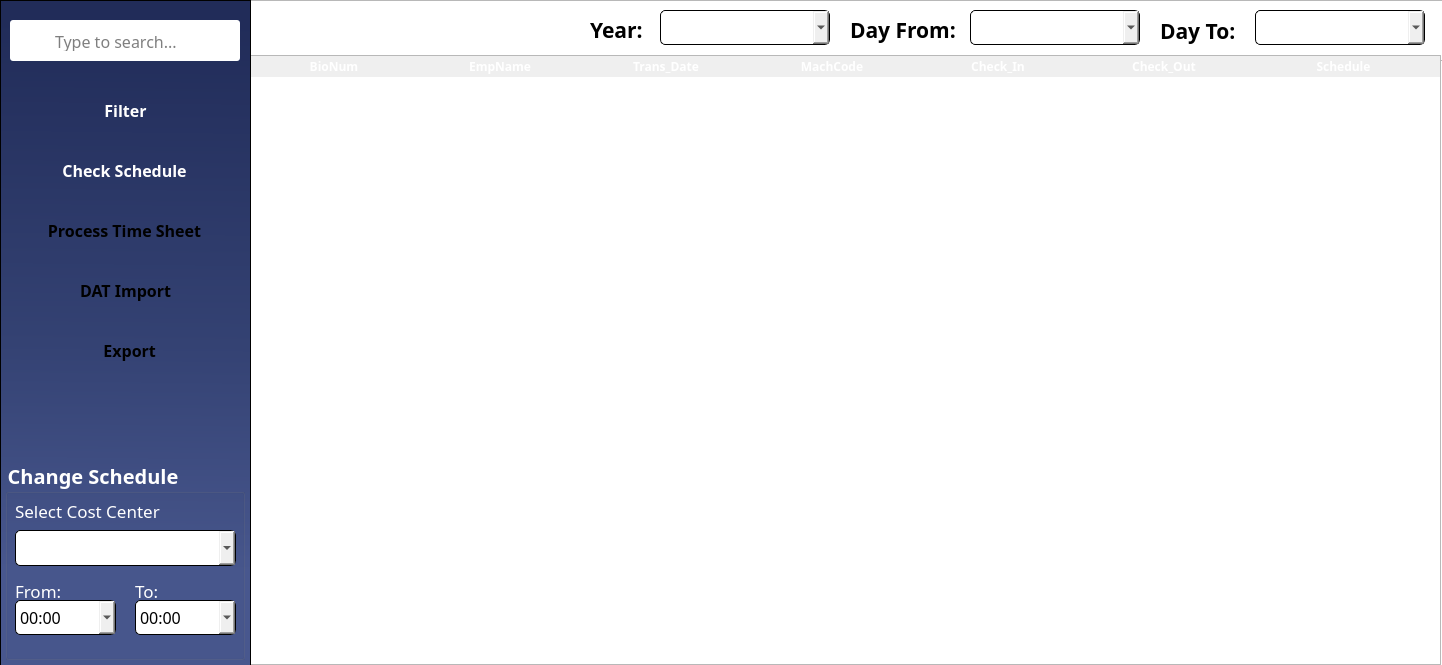
<?xml version="1.0" encoding="UTF-8"?>
<ui version="4.0">
 <class>Dialog</class>
 <widget class="QDialog" name="Dialog">
  <property name="geometry">
   <rect>
    <x>0</x>
    <y>0</y>
    <width>1442</width>
    <height>665</height>
   </rect>
  </property>
  <property name="windowTitle">
   <string>Timecard</string>
  </property>
  <property name="styleSheet">
   <string notr="true">#Dialog{
	background-color: white;
}

#btnCheckSched, #btnFilter, #btnCostCenter {
	background-color: &quot;#546aba&quot;;
	color: white;
	border-radius: 5px;
}

#btnTimeSheet, #importBTN, #btnExport{
border-radius: 5px;
background-color: &quot;#30d977&quot;;
}</string>
  </property>
  <widget class="QTableWidget" name="TimeListTable">
   <property name="geometry">
    <rect>
     <x>250</x>
     <y>55</y>
     <width>1191</width>
     <height>610</height>
    </rect>
   </property>
   <property name="sizePolicy">
    <sizepolicy hsizetype="Fixed" vsizetype="Fixed">
     <horstretch>0</horstretch>
     <verstretch>0</verstretch>
    </sizepolicy>
   </property>
   <property name="font">
    <font>
     <family>Poppins SemiBold</family>
     <pointsize>12</pointsize>
     <weight>75</weight>
     <bold>true</bold>
    </font>
   </property>
   <property name="focusPolicy">
    <enum>Qt::ClickFocus</enum>
   </property>
   <property name="contextMenuPolicy">
    <enum>Qt::DefaultContextMenu</enum>
   </property>
   <property name="styleSheet">
    <string notr="true">/* Header Design */

QHeaderView::section {
	font-family: Poppins;
	font-weight: bold;
	font-size: 12px;
	color: white;
	background-color: &quot;#344273&quot;;
	border: none;
}

/* Style for the selected row */
QTableView::item:selected:active {
	 selection-background-color: &quot;#9DADDF&quot;;
}

/* Style for the alternate row */
QTableWidget {
	alternate-background-color: &quot;#DDDDDD&quot;;
}</string>
   </property>
   <property name="horizontalScrollBarPolicy">
    <enum>Qt::ScrollBarAlwaysOff</enum>
   </property>
   <property name="sizeAdjustPolicy">
    <enum>QAbstractScrollArea::AdjustIgnored</enum>
   </property>
   <property name="editTriggers">
    <set>QAbstractItemView::NoEditTriggers</set>
   </property>
   <property name="tabKeyNavigation">
    <bool>false</bool>
   </property>
   <property name="showDropIndicator" stdset="0">
    <bool>false</bool>
   </property>
   <property name="dragDropOverwriteMode">
    <bool>false</bool>
   </property>
   <property name="alternatingRowColors">
    <bool>true</bool>
   </property>
   <property name="selectionMode">
    <enum>QAbstractItemView::SingleSelection</enum>
   </property>
   <property name="selectionBehavior">
    <enum>QAbstractItemView::SelectRows</enum>
   </property>
   <property name="textElideMode">
    <enum>Qt::ElideRight</enum>
   </property>
   <property name="showGrid">
    <bool>false</bool>
   </property>
   <property name="gridStyle">
    <enum>Qt::SolidLine</enum>
   </property>
   <property name="cornerButtonEnabled">
    <bool>false</bool>
   </property>
   <property name="columnCount">
    <number>7</number>
   </property>
   <attribute name="horizontalHeaderVisible">
    <bool>true</bool>
   </attribute>
   <attribute name="horizontalHeaderCascadingSectionResizes">
    <bool>true</bool>
   </attribute>
   <attribute name="horizontalHeaderMinimumSectionSize">
    <number>50</number>
   </attribute>
   <attribute name="horizontalHeaderDefaultSectionSize">
    <number>166</number>
   </attribute>
   <attribute name="horizontalHeaderHighlightSections">
    <bool>true</bool>
   </attribute>
   <attribute name="horizontalHeaderShowSortIndicator" stdset="0">
    <bool>false</bool>
   </attribute>
   <attribute name="horizontalHeaderStretchLastSection">
    <bool>true</bool>
   </attribute>
   <attribute name="verticalHeaderVisible">
    <bool>false</bool>
   </attribute>
   <attribute name="verticalHeaderDefaultSectionSize">
    <number>31</number>
   </attribute>
   <attribute name="verticalHeaderHighlightSections">
    <bool>false</bool>
   </attribute>
   <column>
    <property name="text">
     <string>BioNum</string>
    </property>
   </column>
   <column>
    <property name="text">
     <string>EmpName</string>
    </property>
    <property name="font">
     <font>
      <pointsize>8</pointsize>
     </font>
    </property>
   </column>
   <column>
    <property name="text">
     <string>Trans_Date</string>
    </property>
   </column>
   <column>
    <property name="text">
     <string>MachCode</string>
    </property>
   </column>
   <column>
    <property name="text">
     <string>Check_In</string>
    </property>
   </column>
   <column>
    <property name="text">
     <string>Check_Out</string>
    </property>
   </column>
   <column>
    <property name="text">
     <string>Schedule</string>
    </property>
   </column>
  </widget>
  <widget class="QFrame" name="sideBar">
   <property name="geometry">
    <rect>
     <x>0</x>
     <y>0</y>
     <width>251</width>
     <height>670</height>
    </rect>
   </property>
   <property name="styleSheet">
    <string notr="true">#sideBar{
	background-color: qlineargradient(spread:pad, x1:0.508, y1:0.0340909, x2:0.503051, y2:1, stop:0 rgba(33, 44, 89, 255), stop:0.497175 rgba(52, 66, 115, 255), stop:0.847458 rgba(72, 87, 142, 255))
}</string>
   </property>
   <property name="frameShape">
    <enum>QFrame::StyledPanel</enum>
   </property>
   <property name="frameShadow">
    <enum>QFrame::Raised</enum>
   </property>
   <widget class="QPushButton" name="btnTimeSheet">
    <property name="geometry">
     <rect>
      <x>19</x>
      <y>210</y>
      <width>211</width>
      <height>41</height>
     </rect>
    </property>
    <property name="font">
     <font>
      <family>Poppins</family>
      <pointsize>12</pointsize>
      <weight>75</weight>
      <bold>true</bold>
     </font>
    </property>
    <property name="cursor">
     <cursorShape>PointingHandCursor</cursorShape>
    </property>
    <property name="styleSheet">
     <string notr="true"/>
    </property>
    <property name="text">
     <string>Process Time Sheet</string>
    </property>
    <property name="iconSize">
     <size>
      <width>22</width>
      <height>22</height>
     </size>
    </property>
   </widget>
   <widget class="QFrame" name="searchBar">
    <property name="geometry">
     <rect>
      <x>10</x>
      <y>20</y>
      <width>230</width>
      <height>41</height>
     </rect>
    </property>
    <property name="focusPolicy">
     <enum>Qt::StrongFocus</enum>
    </property>
    <property name="styleSheet">
     <string notr="true">#searchBar{
	border: 1px solid &quot;#CBD5E0&quot;;
	border-radius: 3px; 
 	background-color: white;
}</string>
    </property>
    <property name="frameShape">
     <enum>QFrame::StyledPanel</enum>
    </property>
    <property name="frameShadow">
     <enum>QFrame::Raised</enum>
    </property>
    <widget class="QLineEdit" name="searchBioNum">
     <property name="geometry">
      <rect>
       <x>43</x>
       <y>10</y>
       <width>180</width>
       <height>21</height>
      </rect>
     </property>
     <property name="font">
      <font>
       <family>Poppins</family>
       <pointsize>12</pointsize>
      </font>
     </property>
     <property name="focusPolicy">
      <enum>Qt::ClickFocus</enum>
     </property>
     <property name="styleSheet">
      <string notr="true">#txtSearch{

}</string>
     </property>
     <property name="text">
      <string/>
     </property>
     <property name="frame">
      <bool>false</bool>
     </property>
     <property name="placeholderText">
      <string>Type to search...</string>
     </property>
    </widget>
    <widget class="QLabel" name="searchIcon">
     <property name="geometry">
      <rect>
       <x>10</x>
       <y>10</y>
       <width>31</width>
       <height>21</height>
      </rect>
     </property>
     <property name="styleSheet">
      <string notr="true">#searchIcon{
	background-color: white;
}</string>
     </property>
     <property name="text">
      <string/>
     </property>
     <property name="pixmap">
      <pixmap>../Icons/search.svg</pixmap>
     </property>
     <property name="scaledContents">
      <bool>false</bool>
     </property>
     <property name="alignment">
      <set>Qt::AlignCenter</set>
     </property>
    </widget>
   </widget>
   <widget class="QPushButton" name="btnFilter">
    <property name="geometry">
     <rect>
      <x>20</x>
      <y>90</y>
      <width>211</width>
      <height>41</height>
     </rect>
    </property>
    <property name="font">
     <font>
      <family>Poppins</family>
      <pointsize>12</pointsize>
      <weight>75</weight>
      <bold>true</bold>
     </font>
    </property>
    <property name="cursor">
     <cursorShape>PointingHandCursor</cursorShape>
    </property>
    <property name="styleSheet">
     <string notr="true"/>
    </property>
    <property name="text">
     <string>Filter</string>
    </property>
    <property name="iconSize">
     <size>
      <width>22</width>
      <height>22</height>
     </size>
    </property>
   </widget>
   <widget class="QPushButton" name="btnCheckSched">
    <property name="geometry">
     <rect>
      <x>19</x>
      <y>150</y>
      <width>211</width>
      <height>41</height>
     </rect>
    </property>
    <property name="font">
     <font>
      <family>Poppins</family>
      <pointsize>12</pointsize>
      <weight>75</weight>
      <bold>true</bold>
     </font>
    </property>
    <property name="cursor">
     <cursorShape>PointingHandCursor</cursorShape>
    </property>
    <property name="styleSheet">
     <string notr="true"/>
    </property>
    <property name="text">
     <string>Check Schedule</string>
    </property>
    <property name="iconSize">
     <size>
      <width>22</width>
      <height>22</height>
     </size>
    </property>
   </widget>
   <widget class="QGroupBox" name="groupBox">
    <property name="geometry">
     <rect>
      <x>5</x>
      <y>460</y>
      <width>240</width>
      <height>200</height>
     </rect>
    </property>
    <property name="font">
     <font>
      <family>Poppins</family>
      <pointsize>15</pointsize>
      <weight>75</weight>
      <bold>true</bold>
     </font>
    </property>
    <property name="styleSheet">
     <string notr="true">#groupBox, #lblFromCC, #lblToCC, #lblSelectCC{
	color: white;
}

#costCenterBox, #costCenterFrom, #costCenterTo{
border: 1px solid black;
border-radius: 5px;
}</string>
    </property>
    <property name="title">
     <string>Change Schedule</string>
    </property>
    <widget class="QComboBox" name="costCenterTo">
     <property name="geometry">
      <rect>
       <x>130</x>
       <y>140</y>
       <width>101</width>
       <height>35</height>
      </rect>
     </property>
     <property name="font">
      <font>
       <family>Poppins</family>
       <pointsize>12</pointsize>
      </font>
     </property>
     <item>
      <property name="text">
       <string>00:00</string>
      </property>
     </item>
     <item>
      <property name="text">
       <string>01:00</string>
      </property>
     </item>
     <item>
      <property name="text">
       <string>02:00</string>
      </property>
     </item>
     <item>
      <property name="text">
       <string>03:00</string>
      </property>
     </item>
     <item>
      <property name="text">
       <string>04:00</string>
      </property>
     </item>
     <item>
      <property name="text">
       <string>05:00</string>
      </property>
     </item>
     <item>
      <property name="text">
       <string>06:00</string>
      </property>
     </item>
     <item>
      <property name="text">
       <string>07:00</string>
      </property>
     </item>
     <item>
      <property name="text">
       <string>08:00</string>
      </property>
     </item>
     <item>
      <property name="text">
       <string>09:00</string>
      </property>
     </item>
     <item>
      <property name="text">
       <string>10:00</string>
      </property>
     </item>
     <item>
      <property name="text">
       <string>11:00</string>
      </property>
     </item>
     <item>
      <property name="text">
       <string>12:00</string>
      </property>
     </item>
     <item>
      <property name="text">
       <string>13:00</string>
      </property>
     </item>
     <item>
      <property name="text">
       <string>14:00</string>
      </property>
     </item>
     <item>
      <property name="text">
       <string>15:00</string>
      </property>
     </item>
     <item>
      <property name="text">
       <string>16:00</string>
      </property>
     </item>
     <item>
      <property name="text">
       <string>17:00</string>
      </property>
     </item>
     <item>
      <property name="text">
       <string>18:00</string>
      </property>
     </item>
     <item>
      <property name="text">
       <string>19:00</string>
      </property>
     </item>
     <item>
      <property name="text">
       <string>20:00</string>
      </property>
     </item>
     <item>
      <property name="text">
       <string>21:00</string>
      </property>
     </item>
     <item>
      <property name="text">
       <string>22:00</string>
      </property>
     </item>
     <item>
      <property name="text">
       <string>23:00</string>
      </property>
     </item>
    </widget>
    <widget class="QComboBox" name="costCenterFrom">
     <property name="geometry">
      <rect>
       <x>10</x>
       <y>140</y>
       <width>101</width>
       <height>35</height>
      </rect>
     </property>
     <property name="font">
      <font>
       <family>Poppins</family>
       <pointsize>12</pointsize>
      </font>
     </property>
     <item>
      <property name="text">
       <string>00:00</string>
      </property>
     </item>
     <item>
      <property name="text">
       <string>01:00</string>
      </property>
     </item>
     <item>
      <property name="text">
       <string>02:00</string>
      </property>
     </item>
     <item>
      <property name="text">
       <string>03:00</string>
      </property>
     </item>
     <item>
      <property name="text">
       <string>04:00</string>
      </property>
     </item>
     <item>
      <property name="text">
       <string>05:00</string>
      </property>
     </item>
     <item>
      <property name="text">
       <string>06:00</string>
      </property>
     </item>
     <item>
      <property name="text">
       <string>07:00</string>
      </property>
     </item>
     <item>
      <property name="text">
       <string>08:00</string>
      </property>
     </item>
     <item>
      <property name="text">
       <string>09:00</string>
      </property>
     </item>
     <item>
      <property name="text">
       <string>10:00</string>
      </property>
     </item>
     <item>
      <property name="text">
       <string>11:00</string>
      </property>
     </item>
     <item>
      <property name="text">
       <string>12:00</string>
      </property>
     </item>
     <item>
      <property name="text">
       <string>13:00</string>
      </property>
     </item>
     <item>
      <property name="text">
       <string>14:00</string>
      </property>
     </item>
     <item>
      <property name="text">
       <string>15:00</string>
      </property>
     </item>
     <item>
      <property name="text">
       <string>16:00</string>
      </property>
     </item>
     <item>
      <property name="text">
       <string>17:00</string>
      </property>
     </item>
     <item>
      <property name="text">
       <string>18:00</string>
      </property>
     </item>
     <item>
      <property name="text">
       <string>19:00</string>
      </property>
     </item>
     <item>
      <property name="text">
       <string>20:00</string>
      </property>
     </item>
     <item>
      <property name="text">
       <string>21:00</string>
      </property>
     </item>
     <item>
      <property name="text">
       <string>22:00</string>
      </property>
     </item>
     <item>
      <property name="text">
       <string>23:00</string>
      </property>
     </item>
    </widget>
    <widget class="QLabel" name="lblToCC">
     <property name="geometry">
      <rect>
       <x>130</x>
       <y>110</y>
       <width>41</width>
       <height>41</height>
      </rect>
     </property>
     <property name="font">
      <font>
       <family>Poppins</family>
       <pointsize>13</pointsize>
       <weight>50</weight>
       <bold>false</bold>
      </font>
     </property>
     <property name="text">
      <string>To:</string>
     </property>
    </widget>
    <widget class="QLabel" name="lblSelectCC">
     <property name="geometry">
      <rect>
       <x>10</x>
       <y>40</y>
       <width>211</width>
       <height>21</height>
      </rect>
     </property>
     <property name="font">
      <font>
       <family>Poppins</family>
       <pointsize>13</pointsize>
       <weight>50</weight>
       <bold>false</bold>
      </font>
     </property>
     <property name="text">
      <string>Select Cost Center</string>
     </property>
    </widget>
    <widget class="QComboBox" name="costCenterBox">
     <property name="geometry">
      <rect>
       <x>10</x>
       <y>70</y>
       <width>221</width>
       <height>36</height>
      </rect>
     </property>
     <property name="font">
      <font>
       <family>Poppins</family>
       <pointsize>12</pointsize>
      </font>
     </property>
    </widget>
    <widget class="QLabel" name="lblFromCC">
     <property name="geometry">
      <rect>
       <x>10</x>
       <y>110</y>
       <width>61</width>
       <height>41</height>
      </rect>
     </property>
     <property name="font">
      <font>
       <family>Poppins</family>
       <pointsize>13</pointsize>
       <weight>50</weight>
       <bold>false</bold>
      </font>
     </property>
     <property name="text">
      <string>From:</string>
     </property>
    </widget>
   </widget>
   <widget class="QPushButton" name="importBTN">
    <property name="geometry">
     <rect>
      <x>20</x>
      <y>270</y>
      <width>211</width>
      <height>41</height>
     </rect>
    </property>
    <property name="font">
     <font>
      <family>Poppins</family>
      <pointsize>12</pointsize>
      <weight>75</weight>
      <bold>true</bold>
     </font>
    </property>
    <property name="cursor">
     <cursorShape>PointingHandCursor</cursorShape>
    </property>
    <property name="styleSheet">
     <string notr="true"/>
    </property>
    <property name="text">
     <string>DAT Import</string>
    </property>
    <property name="iconSize">
     <size>
      <width>22</width>
      <height>22</height>
     </size>
    </property>
   </widget>
   <widget class="QPushButton" name="btnExport">
    <property name="geometry">
     <rect>
      <x>20</x>
      <y>330</y>
      <width>211</width>
      <height>41</height>
     </rect>
    </property>
    <property name="font">
     <font>
      <family>Poppins</family>
      <pointsize>12</pointsize>
      <weight>75</weight>
      <bold>true</bold>
     </font>
    </property>
    <property name="cursor">
     <cursorShape>PointingHandCursor</cursorShape>
    </property>
    <property name="styleSheet">
     <string notr="true"/>
    </property>
    <property name="text">
     <string>  Export</string>
    </property>
    <property name="iconSize">
     <size>
      <width>22</width>
      <height>22</height>
     </size>
    </property>
   </widget>
  </widget>
  <widget class="QFrame" name="header">
   <property name="geometry">
    <rect>
     <x>250</x>
     <y>0</y>
     <width>1201</width>
     <height>61</height>
    </rect>
   </property>
   <property name="styleSheet">
    <string notr="true">#header{
background-color: &quot;#DCE5FE&quot;;
}

#yearCC, #dateToCC, #dateFromCC{
border: 1px solid black;
border-radius: 5px;
}
</string>
   </property>
   <property name="frameShape">
    <enum>QFrame::StyledPanel</enum>
   </property>
   <property name="frameShadow">
    <enum>QFrame::Raised</enum>
   </property>
   <widget class="QLabel" name="lblYear">
    <property name="geometry">
     <rect>
      <x>340</x>
      <y>9</y>
      <width>71</width>
      <height>41</height>
     </rect>
    </property>
    <property name="font">
     <font>
      <family>Poppins</family>
      <pointsize>16</pointsize>
      <weight>75</weight>
      <bold>true</bold>
     </font>
    </property>
    <property name="text">
     <string>Year:</string>
    </property>
   </widget>
   <widget class="QComboBox" name="dateFromCC">
    <property name="geometry">
     <rect>
      <x>720</x>
      <y>10</y>
      <width>170</width>
      <height>35</height>
     </rect>
    </property>
    <property name="font">
     <font>
      <family>Poppins</family>
     </font>
    </property>
   </widget>
   <widget class="QComboBox" name="yearCC">
    <property name="geometry">
     <rect>
      <x>410</x>
      <y>10</y>
      <width>170</width>
      <height>35</height>
     </rect>
    </property>
    <property name="font">
     <font>
      <family>Poppins</family>
     </font>
    </property>
    <property name="iconSize">
     <size>
      <width>5</width>
      <height>5</height>
     </size>
    </property>
   </widget>
   <widget class="QComboBox" name="dateToCC">
    <property name="geometry">
     <rect>
      <x>1005</x>
      <y>10</y>
      <width>170</width>
      <height>35</height>
     </rect>
    </property>
    <property name="font">
     <font>
      <family>Poppins</family>
     </font>
    </property>
   </widget>
   <widget class="QLabel" name="lblDateFrom">
    <property name="geometry">
     <rect>
      <x>600</x>
      <y>9</y>
      <width>121</width>
      <height>41</height>
     </rect>
    </property>
    <property name="font">
     <font>
      <family>Poppins</family>
      <pointsize>16</pointsize>
      <weight>75</weight>
      <bold>true</bold>
     </font>
    </property>
    <property name="text">
     <string>Day From:</string>
    </property>
   </widget>
   <widget class="QLabel" name="lblDateTo">
    <property name="geometry">
     <rect>
      <x>910</x>
      <y>10</y>
      <width>91</width>
      <height>41</height>
     </rect>
    </property>
    <property name="font">
     <font>
      <family>Poppins</family>
      <pointsize>16</pointsize>
      <weight>75</weight>
      <bold>true</bold>
     </font>
    </property>
    <property name="text">
     <string>Day To:</string>
    </property>
   </widget>
  </widget>
  <zorder>header</zorder>
  <zorder>TimeListTable</zorder>
  <zorder>sideBar</zorder>
 </widget>
 <resources/>
 <connections/>
</ui>
